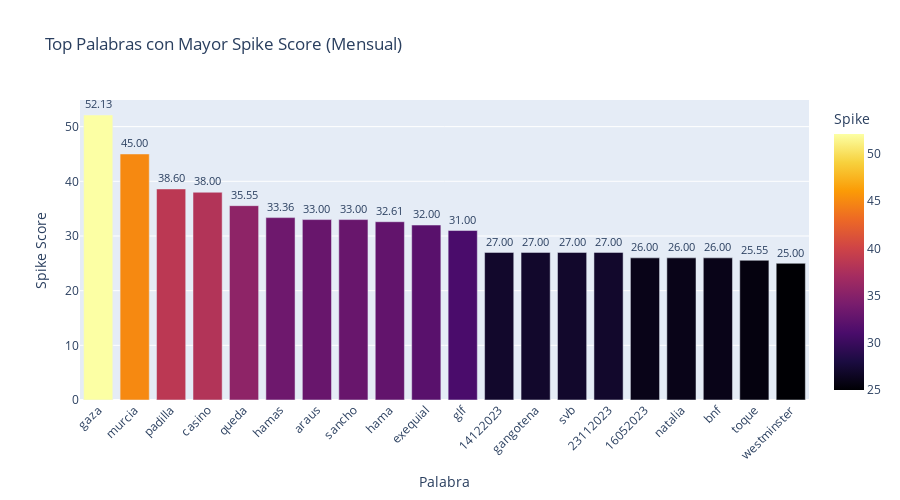

The notebook cell saved with this chart:
### Code cell
df_spike_mensual = calcular_spike_score(grouped_data_month, periodo="Mensual", top_n=20)
graficar_spike_score(df_spike_mensual, periodo="Mensual")

### Figure 1 — Plotly figure (JSON) as saved in the notebook; plotly's stock layout.template omitted (floating-point values rounded to 4 significant figures)
{"data": [{"hovertemplate": "Palabra=%{x}<br>Spike_Score=%{marker.color}<extra></extra>", "legendgroup": "", "marker": {"color": [52.13, 45.0, 38.6, 38.0, 35.55, 33.36, 33.0, 33.0, 32.61, 32.0, 31.0, 27.0, 27.0, 27.0, 27.0, 26.0, 26.0, 26.0, 25.55, 25.0], "coloraxis": "coloraxis", "pattern": {"shape": ""}}, "name": "", "orientation": "v", "showlegend": false, "text": [52.13, 45.0, 38.6, 38.0, 35.55, 33.36, 33.0, 33.0, 32.61, 32.0, 31.0, 27.0, 27.0, 27.0, 27.0, 26.0, 26.0, 26.0, 25.55, 25.0], "textposition": "outside", "texttemplate": "%{text:.2f}", "type": "bar", "x": ["gaza", "murcia", "padilla", "casino", "queda", "hamas", "araus", "sancho", "hama", "exequial", "glf", "14122023", "gangotena", "svb", "23112023", "16052023", "natalia", "bnf", "toque", "westminster"], "xaxis": "x", "y": [52.13, 45.0, 38.6, 38.0, 35.55, 33.36, 33.0, 33.0, 32.61, 32.0, 31.0, 27.0, 27.0, 27.0, 27.0, 26.0, 26.0, 26.0, 25.55, 25.0], "yaxis": "y"}], "layout": {"barmode": "relative", "coloraxis": {"colorbar": {"title": {"text": "Spike"}}, "colorscale": [[0, "#000004"], [0.1111, "#1b0c41"], [0.2222, "#4a0c6b"], [0.3333, "#781c6d"], [0.4444, "#a52c60"], [0.5556, "#cf4446"], [0.6667, "#ed6925"], [0.7778, "#fb9b06"], [0.8889, "#f7d13d"], [1, "#fcffa4"]]}, "height": 500, "legend": {"tracegroupgap": 0}, "title": {"text": "Top Palabras con Mayor Spike Score (Mensual)"}, "xaxis": {"anchor": "y", "domain": [0, 1], "tickangle": -45, "title": {"text": "Palabra"}}, "yaxis": {"anchor": "x", "domain": [0, 1], "title": {"text": "Spike Score"}}}}
